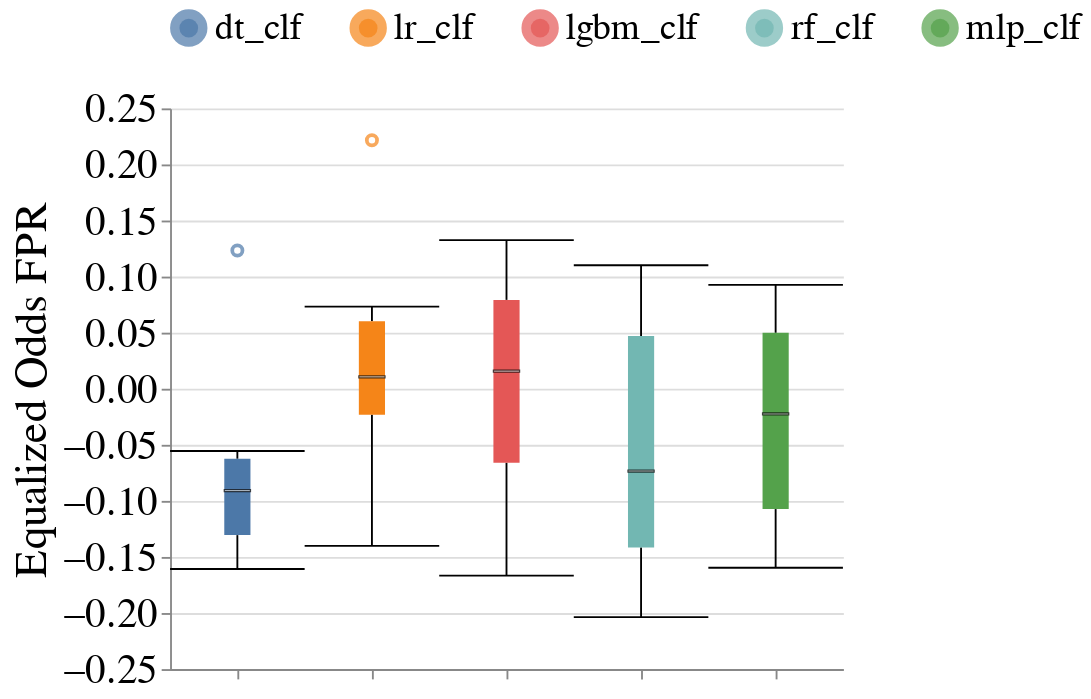

The cell this chart's notebook holds for it:
### Markdown cell above
### Disparity Metrics

### Code cell
create_box_plots_for_diff_baseline_models(dataset_name=DATASET_NAME,
                                          metric_name='Equalized_Odds_FPR',
                                          group=SENSITIVE_ATTR_FOR_DISPARITY_METRICS,
                                          db_client=db_client)

### Figure 1 — Vega-Lite specification as saved in the notebook (floating-point values rounded to 4 significant figures)
{"config": {"view": {"continuousWidth": 400, "continuousHeight": 300, "stroke": null}, "axis": {"labelFontSize": 22, "labelFontWeight": "normal", "titleFontSize": 24, "titleFontWeight": "normal"}, "facet": {"spacing": 10}, "header": {"labelFontSize": 20, "labelOrient": "bottom", "labelPadding": 5, "titleFontSize": 20}, "legend": {"columns": 5, "direction": "horizontal", "labelFontSize": 20, "labelLimit": 400, "orient": "top", "symbolStrokeWidth": 10, "titleAnchor": "middle", "titleFontSize": 22, "titleLimit": 300}, "title": {"fontSize": 20}}, "data": {"name": "data-9bf7b24cf78e531cbf14393a3440b9b3"}, "mark": {"type": "boxplot", "median": {"stroke": "black", "strokeWidth": 0.7}, "ticks": true}, "encoding": {"color": {"field": "Model_Name", "sort": ["dt_clf", "lr_clf", "lgbm_clf", "rf_clf", "mlp_clf"], "title": null, "type": "nominal"}, "x": {"axis": {"labels": false}, "field": "Model_Name", "sort": ["dt_clf", "lr_clf", "lgbm_clf", "rf_clf", "mlp_clf"], "title": null, "type": "nominal"}, "y": {"field": "Metric_Value", "scale": {"zero": false}, "title": "Equalized Odds FPR", "type": "quantitative"}}, "width": 360, "$schema": "https://vega.github.io/schema/vega-lite/v4.17.0.json", "datasets": {"data-9bf7b24cf78e531cbf14393a3440b9b3": [{"Metric": "Equalized_Odds_FPR", "Metric_Value": -0.05556, "Model_Name": "dt_clf", "Null_Imputer_Name": "baseline", "Virny_Random_State": 100}, {"Metric": "Equalized_Odds_FPR", "Metric_Value": 0.0, "Model_Name": "lr_clf", "Null_Imputer_Name": "baseline", "Virny_Random_State": 100}, {"Metric": "Equalized_Odds_FPR", "Metric_Value": -0.2037, "Model_Name": "rf_clf", "Null_Imputer_Name": "baseline", "Virny_Random_State": 100}, {"Metric": "Equalized_Odds_FPR", "Metric_Value": 0.09259, "Model_Name": "mlp_clf", "Null_Imputer_Name": "baseline", "Virny_Random_State": 100}, {"Metric": "Equalized_Odds_FPR", "Metric_Value": -0.1667, "Model_Name": "lgbm_clf", "Null_Imputer_Name": "baseline", "Virny_Random_State": 100}, {"Metric": "Equalized_Odds_FPR", "Metric_Value": -0.0986, "Model_Name": "dt_clf", "Null_Imputer_Name": "baseline", "Virny_Random_State": 200}, {"Metric": "Equalized_Odds_FPR", "Metric_Value": -0.1401, "Model_Name": "lr_clf", "Null_Imputer_Name": "baseline", "Virny_Random_State": 200}, {"Metric": "Equalized_Odds_FPR", "Metric_Value": -0.1613, "Model_Name": "rf_clf", "Null_Imputer_Name": "baseline", "Virny_Random_State": 200}, {"Metric": "Equalized_Odds_FPR", "Metric_Value": -0.1597, "Model_Name": "mlp_clf", "Null_Imputer_Name": "baseline", "Virny_Random_State": 200}, {"Metric": "Equalized_Odds_FPR", "Metric_Value": -0.08291, "Model_Name": "lgbm_clf", "Null_Imputer_Name": "baseline", "Virny_Random_State": 200}, {"Metric": "Equalized_Odds_FPR", "Metric_Value": -0.1608, "Model_Name": "dt_clf", "Null_Imputer_Name": "baseline", "Virny_Random_State": 300}, {"Metric": "Equalized_Odds_FPR", "Metric_Value": 0.2216, "Model_Name": "lr_clf", "Null_Imputer_Name": "baseline", "Virny_Random_State": 300}, {"Metric": "Equalized_Odds_FPR", "Metric_Value": 0.08431, "Model_Name": "rf_clf", "Null_Imputer_Name": "baseline", "Virny_Random_State": 300}, {"Metric": "Equalized_Odds_FPR", "Metric_Value": 0.06863, "Model_Name": "mlp_clf", "Null_Imputer_Name": "baseline", "Virny_Random_State": 300}, {"Metric": "Equalized_Odds_FPR", "Metric_Value": 0.0902, "Model_Name": "lgbm_clf", "Null_Imputer_Name": "baseline", "Virny_Random_State": 300}, {"Metric": "Equalized_Odds_FPR", "Metric_Value": -0.1412, "Model_Name": "dt_clf", "Null_Imputer_Name": "baseline", "Virny_Random_State": 400}, {"Metric": "Equalized_Odds_FPR", "Metric_Value": 0.07328, "Model_Name": "lr_clf", "Null_Imputer_Name": "baseline", "Virny_Random_State": 400}, {"Metric": "Equalized_Odds_FPR", "Metric_Value": -0.0819, "Model_Name": "rf_clf", "Null_Imputer_Name": "baseline", "Virny_Random_State": 400}, {"Metric": "Equalized_Odds_FPR", "Metric_Value": -0.006466, "Model_Name": "mlp_clf", "Null_Imputer_Name": "baseline", "Virny_Random_State": 400}, {"Metric": "Equalized_Odds_FPR", "Metric_Value": 0.1325, "Model_Name": "lgbm_clf", "Null_Imputer_Name": "baseline", "Virny_Random_State": 400}, {"Metric": "Equalized_Odds_FPR", "Metric_Value": -0.0831, "Model_Name": "dt_clf", "Null_Imputer_Name": "baseline", "Virny_Random_State": 500}, {"Metric": "Equalized_Odds_FPR", "Metric_Value": -0.03081, "Model_Name": "lr_clf", "Null_Imputer_Name": "baseline", "Virny_Random_State": 500}, {"Metric": "Equalized_Odds_FPR", "Metric_Value": -0.06489, "Model_Name": "rf_clf", "Null_Imputer_Name": "baseline", "Virny_Random_State": 500}, {"Metric": "Equalized_Odds_FPR", "Metric_Value": -0.1303, "Model_Name": "mlp_clf", "Null_Imputer_Name": "baseline", "Virny_Random_State": 500}, {"Metric": "Equalized_Odds_FPR", "Metric_Value": -0.01494, "Model_Name": "lgbm_clf", "Null_Imputer_Name": "baseline", "Virny_Random_State": 500}, {"Metric": "Equalized_Odds_FPR", "Metric_Value": 0.1233, "Model_Name": "dt_clf", "Null_Imputer_Name": "baseline", "Virny_Random_State": 600}, {"Metric": "Equalized_Odds_FPR", "Metric_Value": 0.02122, "Model_Name": "lr_clf", "Null_Imputer_Name": "baseline", "Virny_Random_State": 600}, {"Metric": "Equalized_Odds_FPR", "Metric_Value": 0.1101, "Model_Name": "rf_clf", "Null_Imputer_Name": "baseline", "Virny_Random_State": 600}, {"Metric": "Equalized_Odds_FPR", "Metric_Value": -0.03846, "Model_Name": "mlp_clf", "Null_Imputer_Name": "baseline", "Virny_Random_State": 600}, {"Metric": "Equalized_Odds_FPR", "Metric_Value": 0.04642, "Model_Name": "lgbm_clf", "Null_Imputer_Name": "baseline", "Virny_Random_State": 600}]}}
